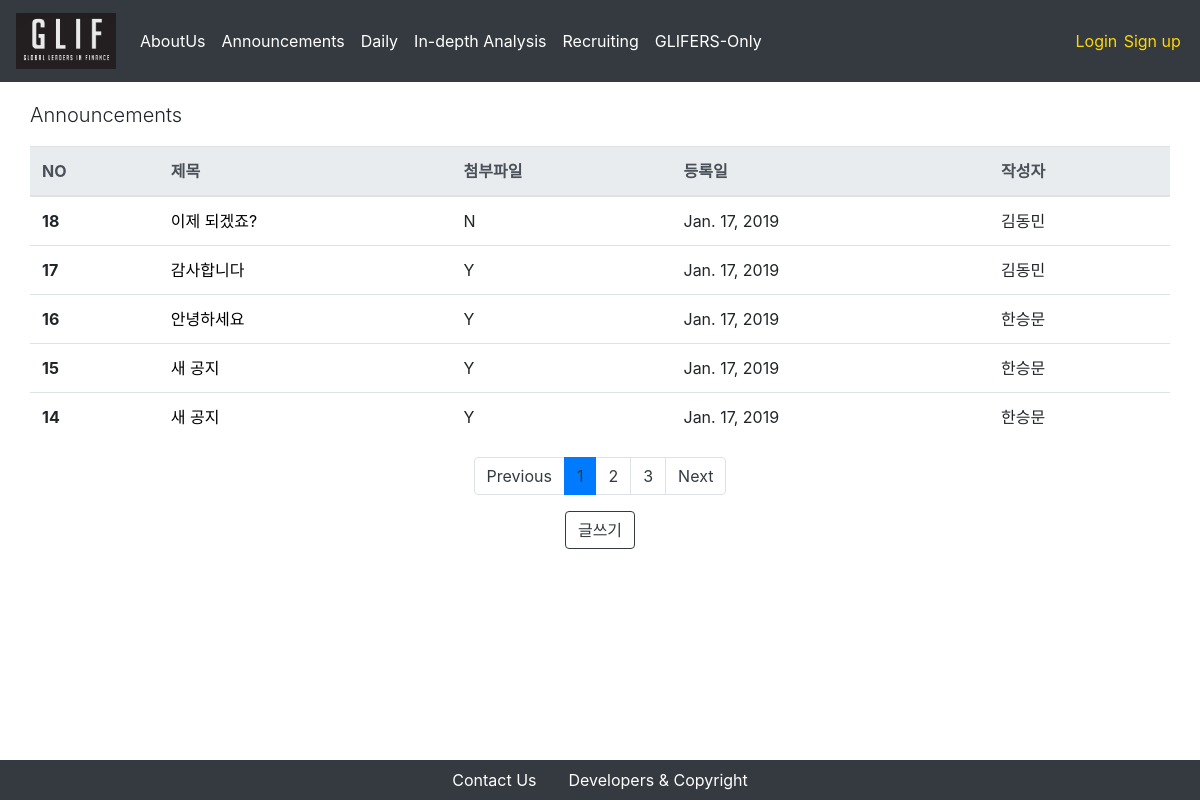
/announcement/, run on an earlier commit of the app's database.
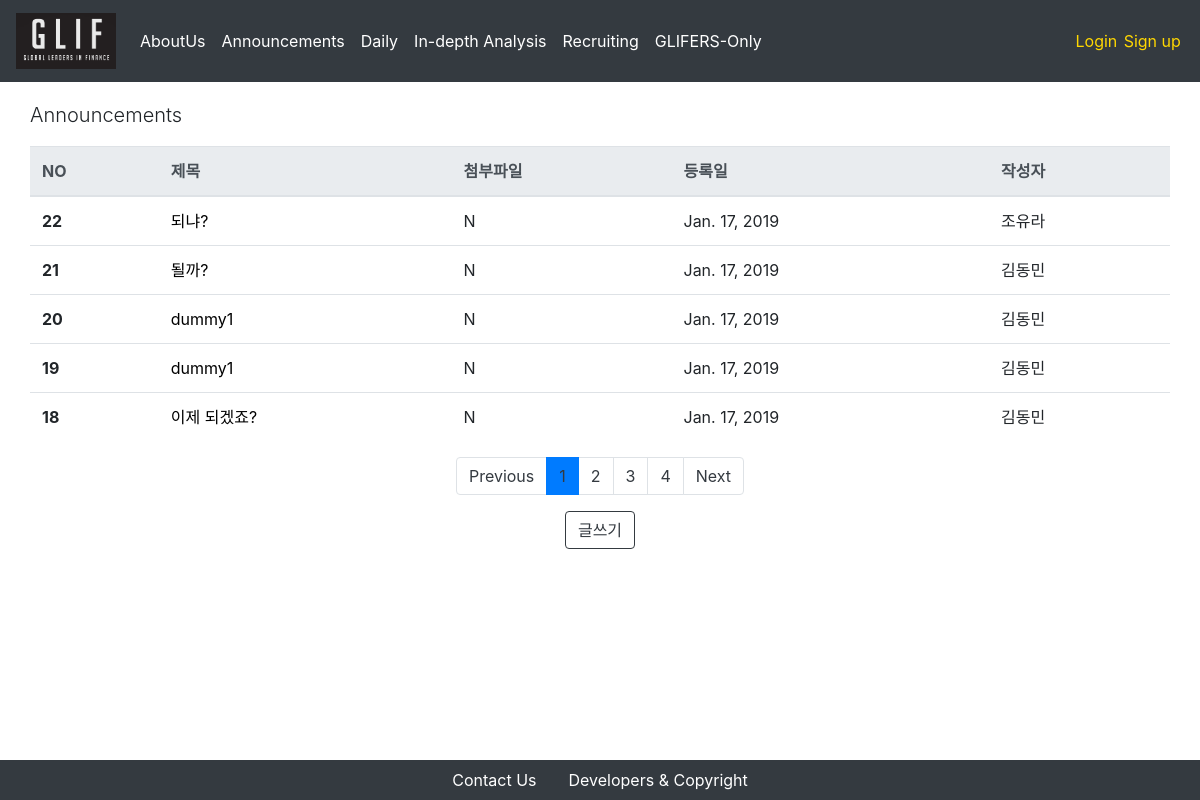
And on a later commit of the database.
### announcement/models.py (models this page shows, shortened)
class Post(models.Model):
    title = models.CharField(max_length = 250)
    attached_file = models.FileField(upload_to = 'announcement_attached_files/%Y/%m/%d/', blank = True, null = True)
    written_date = models.DateField(auto_now = True)
    writer = models.ForeignKey(CustomUser, on_delete = models.CASCADE, related_name = "announcement_writer")
    content = models.TextField(max_length= 5000)

### users/models.py (models this page shows)
class CustomUser(AbstractUser):
    name_en = models.CharField(max_length = 250)
    name_kr = models.CharField(max_length = 250)
    birthdate = models.DateField(default = "2000-01-01")
    phonenumber = models.CharField(max_length = 250)
    self_intro = models.TextField(max_length = 1000)
    workplace = models.CharField(max_length = 250, default = '')
    profile_img = models.FileField(upload_to = 'profiles/%Y/%m/%d/')
    glif_OB = 'OB'
    glif_1st = '1기'
    glif_2nd = '2기'
    glif_3rd = '3기'
    glif_4th = '4기'
    nth_CHOICES = (
        (glif_OB, 'OB'),
        (glif_1st, '1기'),
        (glif_2nd, '2기'),
        (glif_3rd, '3기'),
        (glif_4th, '4기'),
    )
    year_in_school = models.CharField(
        max_length=2,
        choices=nth_CHOICES,
        default=glif_4th,
    )
    def __str__(self):
        return self.name_kr

### announcement/views.py (the view)
# urls.py: path('', PostListView.as_view(), name='announcement-index'),
class PostListView(ListView):
    model = Post
    template_name = 'announcement/index.html'
    context_object_name = "posts"
    paginate_by = 5
    block_size = 5 # 하단의 페이지 목록 수
    def get_queryset(self):
        order_by_recent_time = Post.objects.all().order_by("-pk")
        return order_by_recent_time
    def get_context_data(self, **kwargs):
        context = super(PostListView, self).get_context_data(**kwargs)
        block_size = 5 # 하단의 페이지 목록 수
        start_index = int((context['page_obj'].number - 1) / self.block_size) * self.block_size
        end_index = min(start_index + self.block_size, len(context['paginator'].page_range))
        context['page_range'] = context['paginator'].page_range[start_index:end_index]
        return context

### announcement/templates/announcement/index.html
{% extends 'setups/base.html' %}
{% block body %}
<div class = "container">
    <div class = "row">
        <p class = "lead">Announcements</p>
        <table class="table">
            <thead class="thead-light">
                <tr>
                    <th scope="col">NO</th>
                    <th scope="col">제목</th>
                    <th scope="col">첨부파일</th>
                    <th scope="col">등록일</th>
                    <th scope="col">작성자</th>
                </tr>
            </thead>
            <tbody>
                {% for post in posts %}
                    <tr>
                        <th scope="row">{{ post.id }}</th>
                        <td>
                            <a href="/announcement/{{post.pk}}" style = "color:black"> {{ post.title }} </a>
                        </td>
                        {% if post.attached_file != '' %}
                            <td>Y</td>
                        {% else %}
                            <td>N</td>
                        {% endif %}
                        <td>{{ post.written_date }}</td>
                        <td>{{ post.writer }}</td>
                    </tr>
                {% endfor %}
            </tbody>
        </table>
    </div>
    <nav aria-label="Page navigation">
        <ul class="pagination justify-content-center">
            {% if page_obj.has_previous %}
            <li class = "page-item">
                <a class = "page-link" href="?page={{ page_obj.previous_page_number }}" aria-label="Previous">
                Previous
                </a>
            </li>
            {% else %}
            <li class="page-item"><a class="page-link" href="#" tabindex="-1" aria-disabled="true">Previous</a></li>
            {% endif %}
            {% for i in page_range %}
            {% if page_obj.number == i %}
                <li class = "active page-item"><a class="page-link" href="#">{{i}}</a></li>
            {% else %}
                <li class = "page-item"><a class = "page-link" href="?page={{ i }}">{{ i }}</a></li>
            {% endif %}
            {% endfor %}
            {% if page_obj.has_next %}
            <li class = "page-item">
                <a class = "page-link" href="?page={{ page_obj.next_page_number }}" aria-label="Next">
                    Next
                </a>
            </li>
            {% else %}
            <li class="page-item">
                <a class="page-link" href="#">Next</a>
            </li>
            {% endif %}
        </ul>
    </nav>
    <div class = "row align-items-center justify-content-center">
        <button type="button" class="btn btn-outline-dark" onclick="location.href = '/announcement/new'">글쓰기</button>
    </div>
</div>
{% endblock %}

What changed in the data, as far as the page shows it:
no longer on this page (row unchanged): Post: id "17", title "감사합니다", shows "Y", written_date "Jan. 17, 2019", writer "김동민"
no longer on this page (row unchanged): Post: id "16", title "안녕하세요", shows "Y", written_date "Jan. 17, 2019", writer "한승문"
no longer on this page (row unchanged): Post: id "15", title "새 공지", shows "Y", written_date "Jan. 17, 2019", writer "한승문"
no longer on this page (row unchanged): Post: id "14", title "새 공지", shows "Y", written_date "Jan. 17, 2019", writer "한승문"
added Post: id "22", title "되냐?", attached_file "N", written_date "Jan. 17, 2019", writer "조유라"
added Post: id "21", title "될까?", attached_file "N", written_date "Jan. 17, 2019", writer "김동민"
added Post: id "20", title "dummy1", attached_file "N", written_date "Jan. 17, 2019", writer "김동민"
added Post: id "19", title "dummy1", attached_file "N", written_date "Jan. 17, 2019", writer "김동민"
Also different on the page:
new list line: "4"
